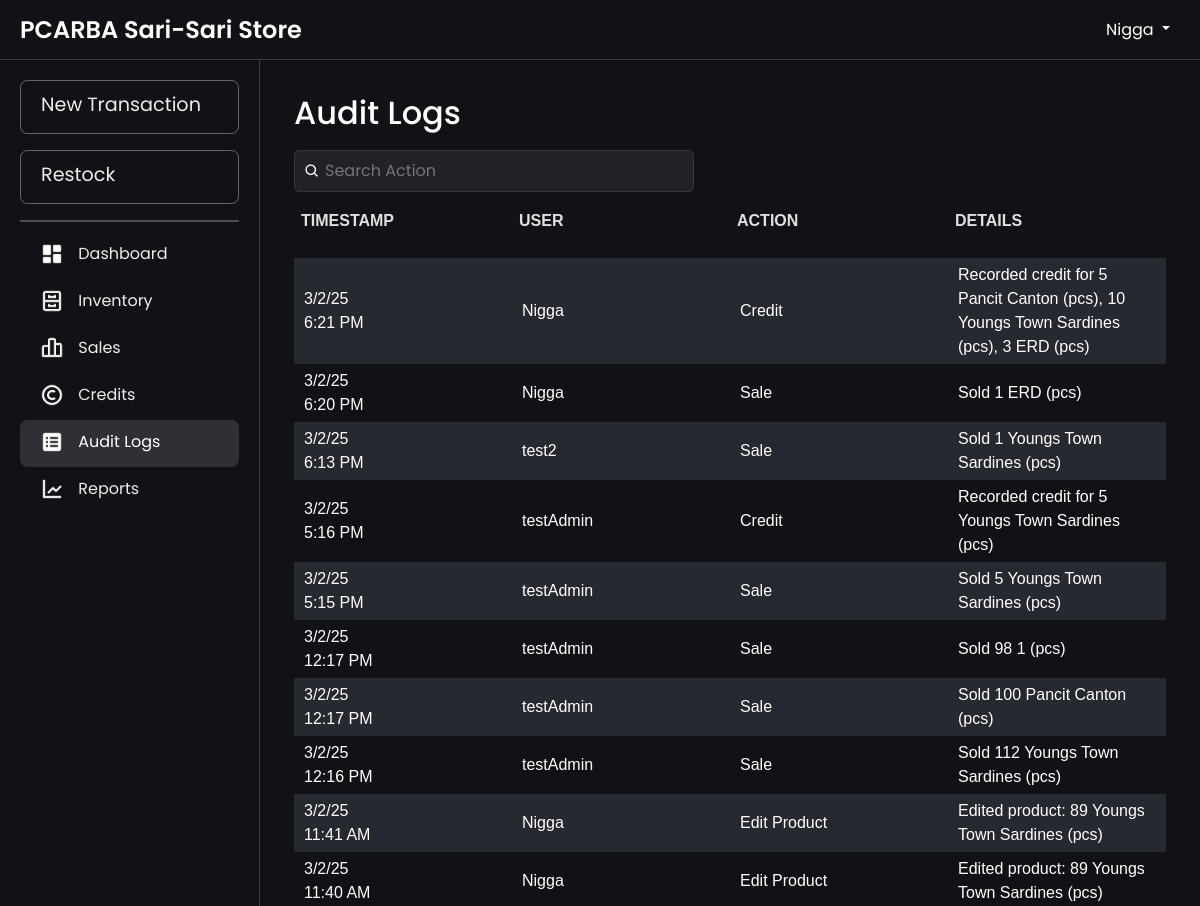
Page /audit_logs.php (signed in, upper part) on the earlier database version.
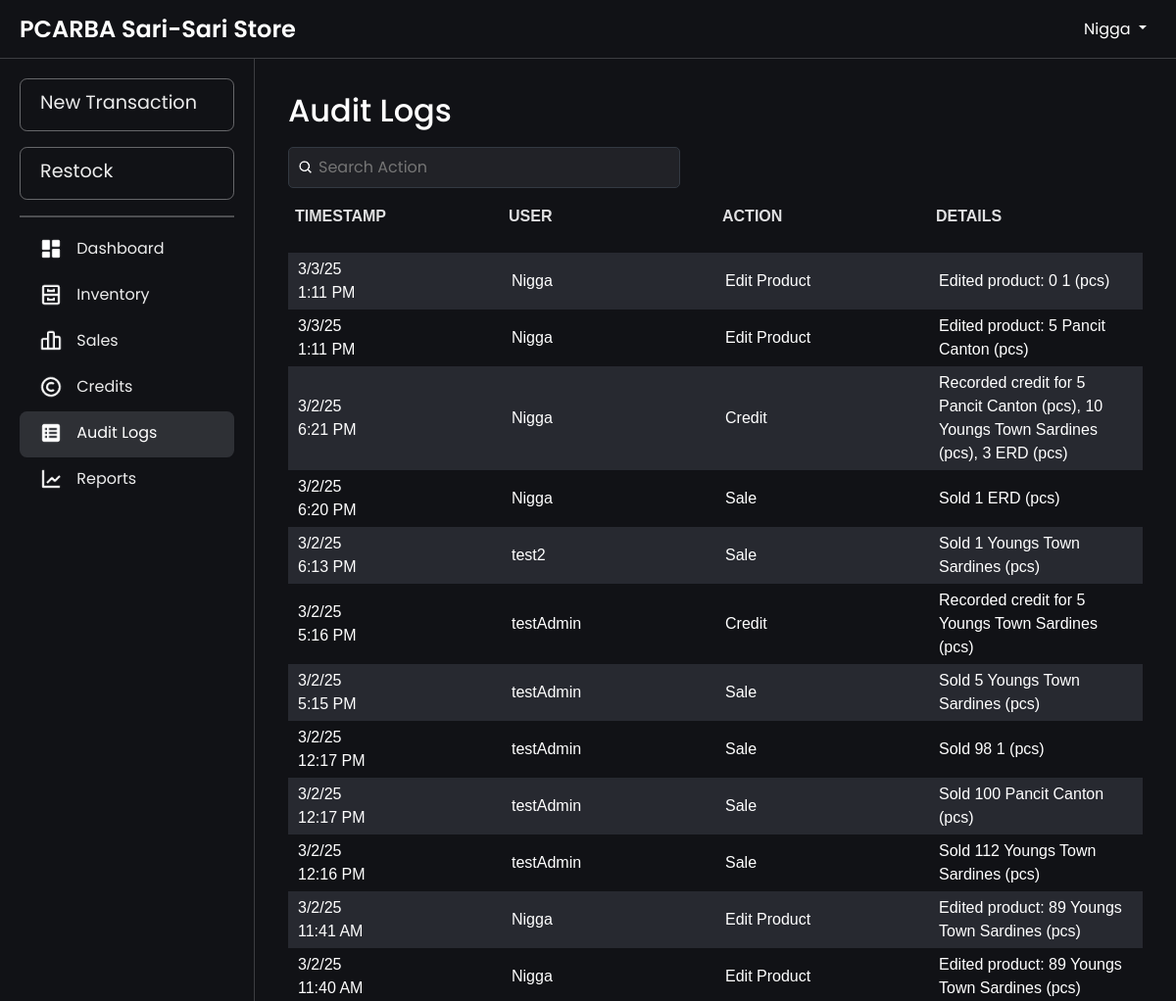
Same page on the later database version.
### tables this page shows
CREATE TABLE `audit_logs` (
  `logId` int(11) NOT NULL AUTO_INCREMENT,
  `action` varchar(50) NOT NULL COMMENT 'Type of action (e.g., Add Product, Restock, Sale, etc.)',
  `details` text DEFAULT NULL COMMENT 'Details of the action (e.g., JSON or descriptive text)',
  `userId` int(11) NOT NULL COMMENT 'User who performed the action',
  `timestamp` timestamp NOT NULL DEFAULT current_timestamp() COMMENT 'Time of the action',
  PRIMARY KEY (`logId`),
  KEY `users_audit_logs` (`userId`),
  CONSTRAINT `users_audit_logs` FOREIGN KEY (`userId`) REFERENCES `users` (`userId`) ON DELETE CASCADE
);

CREATE TABLE `users` (
  `userId` int(11) NOT NULL AUTO_INCREMENT,
  `username` varchar(50) NOT NULL,
  `password` varchar(255) NOT NULL,
  `login_count` int(11) DEFAULT 0,
  PRIMARY KEY (`userId`),
  UNIQUE KEY `username` (`username`)
);

### htdocs/audit_logs.php (the view, shortened to what this page needs)
<?php
include 'db.php';
$query = "SELECT a.logId, a.action, a.details, a.timestamp, u.username
          FROM audit_logs a
          JOIN users u ON a.userId = u.userId
          ORDER BY a.timestamp DESC";
$result = $conn->query($query);
$logs = $result->fetch_all(MYSQLI_ASSOC);
?>
<!DOCTYPE html>
<html lang="en">
<head>
    <link rel="stylesheet" href="css/bootstrap.min.css">
    <link rel="stylesheet" href="css/layer1.css">
</head>
<body>
    <?php include 'navbar.php'; ?>
    <div class="main-content fade-in">
        <div class="container">
            <div class="header-container">
                <h2>Audit Logs</h2>
                <div class="search-container">
                    <div class="search-wrapper">
                        <img src="images/search-icon.png" alt="Search" class="search-icon">
                        <input type="text" id="searchBar" placeholder="Search Action" onkeyup="filterLogs(); toggleClearIcon();">
                    </div>
                </div>
            </div>
            <div class="table-wrapper">
                <table id="logsTable" width="100%">
                    <thead>
                        <tr align="left">
                            <th>Timestamp</th>
                            <th>User</th>
                            <th>Action</th>
                            <th>Details</th>
                        </tr>
                    </thead>
                    <tbody>
                        <?php if (empty($logs)) { ?>
                            <tr>
                                <td colspan="4" style="text-align: center;">No logs found.</td>
                            </tr>
                        <?php } else { ?>
                            <?php foreach ($logs as $log) {
                                $date = !empty($log['timestamp'])
                                    ? date("n/j/y", strtotime($log['timestamp'])) . "<br>" . date("g:i A", strtotime($log['timestamp']))
                                    : 'N/A';
                            ?>
                                <tr>
                                    <td><?php echo $date; ?></td>
                                    <td><?php echo htmlspecialchars($log['username']); ?></td>
                                    <td><?php echo htmlspecialchars($log['action']); ?></td>
                                    <td><?php echo htmlspecialchars($log['details']); ?></td>
                                </tr>
                            <?php } ?>
                        <?php } ?>
                    </tbody>
                </table>
            </div>
        </div>
    </div>
</body>
</html>

Differences in the rows shown:
added audit_logs: timestamp "3/3/25", timestamp "1:11 PM", userId.username "Nigga", action "Edit Product", details "Edited product: 0 1 (pcs)"
added audit_logs: timestamp "3/3/25", timestamp "1:11 PM", userId.username "Nigga", action "Edit Product", details "Edited product: 5 Pancit Canton (pcs)"
